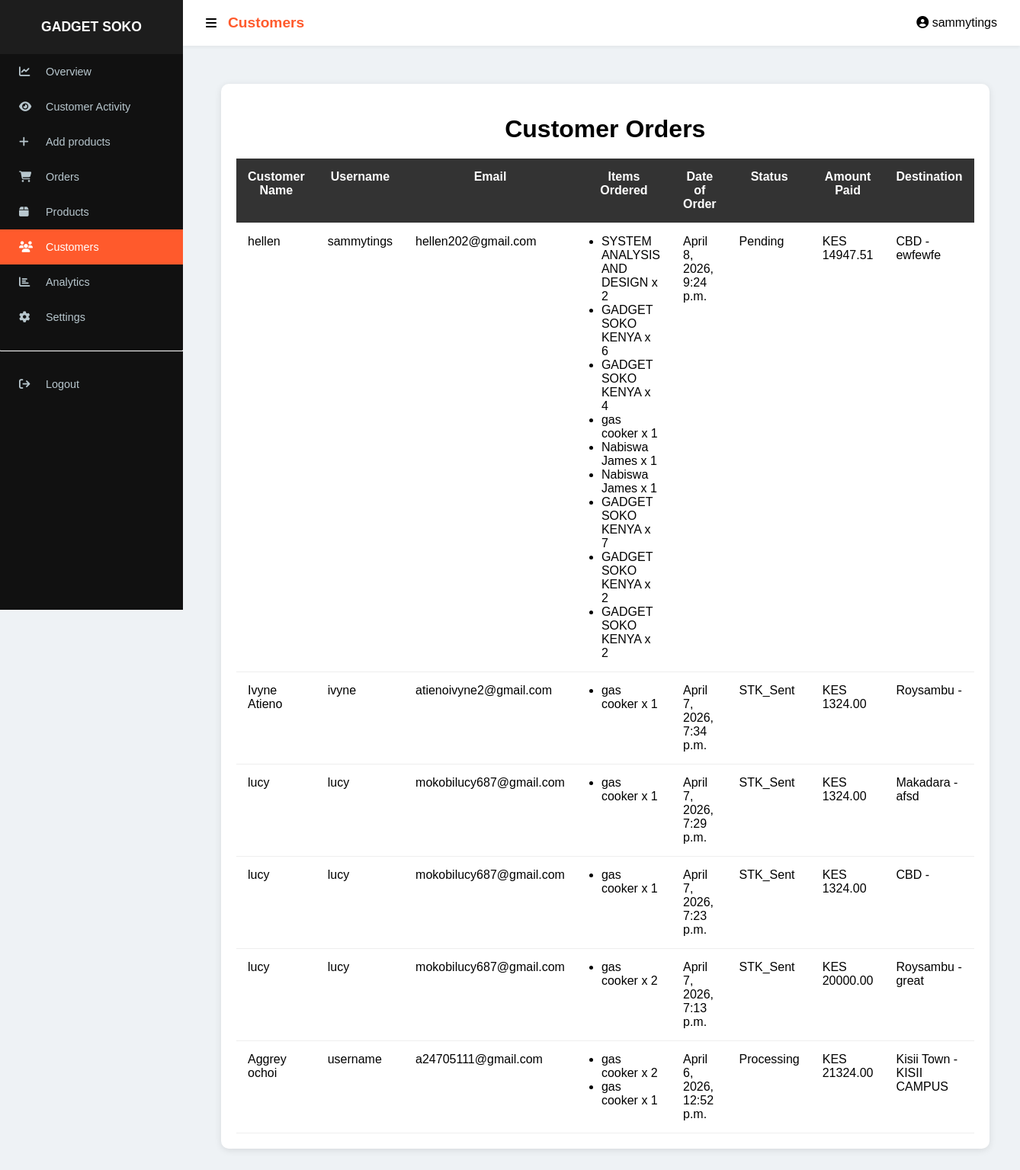
The app's page /customers/ (signed in), older data.
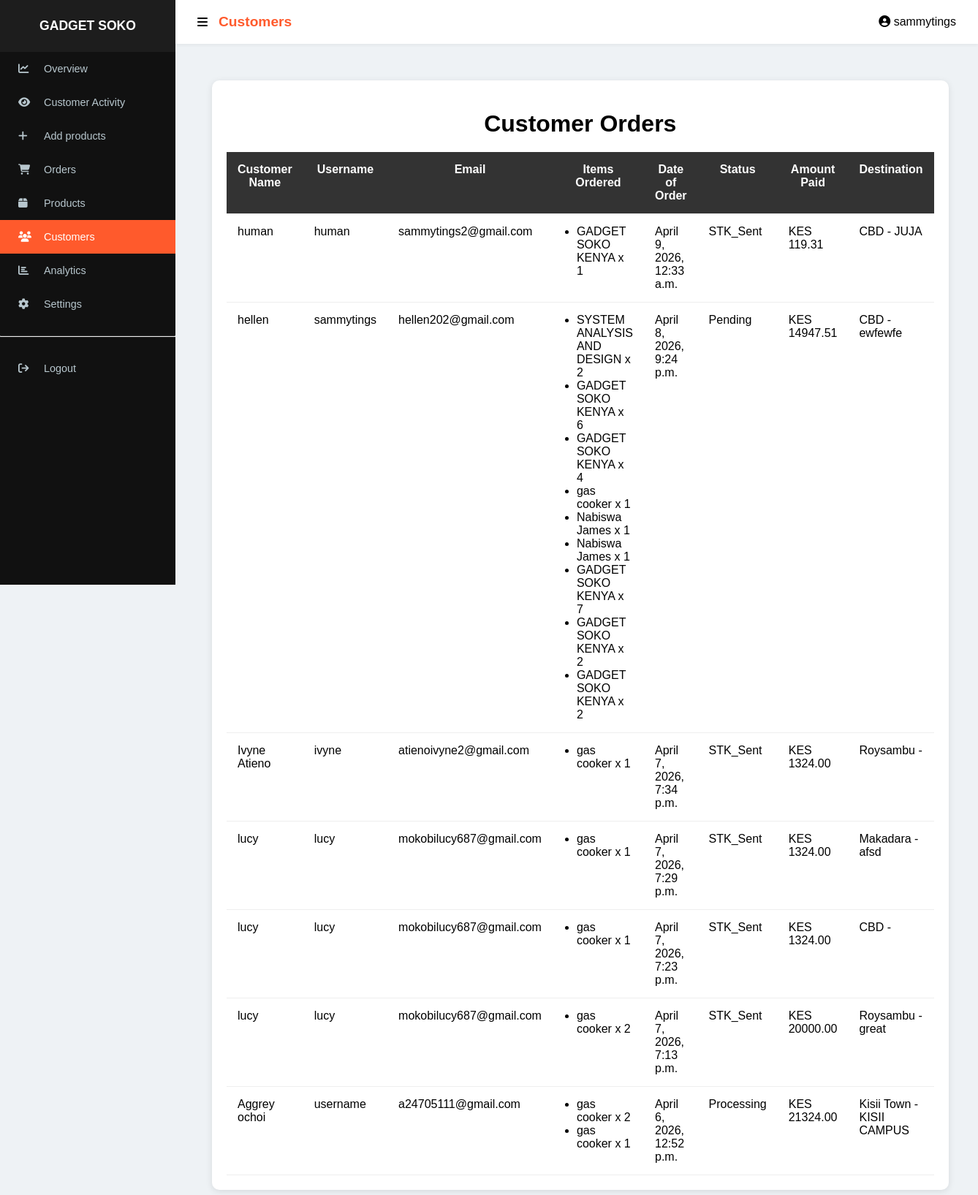
The same page, newer data.
### app/models.py (models this page shows, shortened)
class Order(models.Model):
    STATUS_CHOICES = [
        ('Pending', 'Pending'),
        ('STK_Sent', 'STK Push Sent'),
        ('Paid', 'Paid'),
        ('Failed', 'Failed')
    ]
    user = models.ForeignKey(User, on_delete=models.CASCADE, null=True, blank=True)
    name = models.CharField(max_length=100)
    email = models.EmailField(null=True, blank=True)
    phone = models.CharField(max_length=15)
    destination = models.CharField(max_length=255)
    region = models.CharField(max_length=20, default="nairobi")  # 'nairobi' or 'upcountry'
    location_area = models.CharField(max_length=255, default="N/A")
    address = models.TextField(default="")
    shipping_fee = models.DecimalField(max_digits=10, decimal_places=2, default=0)
    payment_method = models.CharField(max_length=20, default="mpesa")
    payment_status = models.CharField(max_length=50, default="Pending")
    total = models.DecimalField(max_digits=10, decimal_places=2, default=0)
    status = models.CharField(max_length=20, choices=STATUS_CHOICES, default='Pending')
    checkout_request_id = models.CharField(max_length=100, blank=True, null=True)
    mpesa_receipt = models.CharField(max_length=50, blank=True, null=True)
    created_at = models.DateTimeField(auto_now_add=True)

class OrderItem(models.Model):
    order = models.ForeignKey(Order, on_delete=models.CASCADE, related_name='items')
    product = models.ForeignKey(Product, on_delete=models.CASCADE)
    quantity = models.PositiveIntegerField()
    price = models.DecimalField(max_digits=10, decimal_places=2)

class Product(models.Model):
    name = models.CharField(max_length=255)
    price = models.DecimalField(max_digits=10, decimal_places=2)
    discount = models.DecimalField(max_digits=5, decimal_places=2, default=0)  # percentage
    shipping_fee = models.DecimalField(max_digits=10, decimal_places=2, default=0.00)
    stock = models.PositiveIntegerField()
    category = models.ForeignKey('Category', on_delete=models.CASCADE, related_name="products")
    brand = models.ForeignKey('Brand', on_delete=models.CASCADE, related_name='products', null=True, blank=True)
    image = models.ImageField(upload_to='products/', null=True, blank=True)
    short_description = models.TextField(max_length=300, blank=True, null=True)
    specifications = models.TextField(blank=True, null=True)
    discount_duration_hours = models.PositiveIntegerField(default=0)
    discount_start_time = models.DateTimeField(null=True, blank=True)
    views = models.PositiveIntegerField(default=0)

### app/views.py (the view)
# urls.py: path('customers/', views.customers, name='customers'),
@staff_member_required
@staff_member_required
def customers(request):
    orders = Order.objects.select_related('user').prefetch_related('items').order_by('-created_at')
    return render(request, 'customers.html', {
        'orders': orders
    })

### app/context_processors.py (called while the page is built)
def cart_count(request):
    count = 0
    if request.user.is_authenticated:
        result = CartItem.objects.filter(user=request.user).aggregate(
            total=Sum('quantity')
        )
        count = result['total'] or 0
    return {'cart_count': count}

### app/templates/customers.html (shortened to what this page needs)
{% extends "baseadmin.html" %}
{% block header %}Customers{% endblock %}
{% block content %}
{% load static %}
    <link rel="stylesheet" href="{% static 'css/customers.css' %}">
<div class="container">
    <h1>Customer Orders</h1>
    <table>
        <thead>
            <tr>
                <th>Customer Name</th>
                <th>Username</th>
                <th>Email</th>
                <th>Items Ordered</th>
                <th>Date of Order</th>
                <th>Status</th>
                <th>Amount Paid</th>
                <th>Destination</th>
            </tr>
        </thead>
        <tbody>
{% for order in orders %}
<tr>
    <td>{{ order.name }}</td>
    <td>{{ order.user.username }}</td>
    <td>{{ order.email }}</td>
    <td>
        <ul>
            {% for item in order.items.all %}
                <li>{{ item.product.name }} x {{ item.quantity }}</li>
            {% endfor %}
        </ul>
    </td>
    <td>{{ order.created_at }}</td>
    <td>{{ order.status }}</td>
    <td>KES {{ order.total }}</td>
    <td>{{ order.destination }}</td>
</tr>
{% endfor %}
</tbody>
    </table>
</div>
{%endblock%}

Row changes from the older to the newer data that the page shows:
added Order: name "human", user.username "human", email "sammytings2@gmail.com", created_at "April 9, 2026, 12:33 a.m.", status "STK_Sent", total "119.31", destination "CBD - JUJA"
added OrderItem: product.name "GADGET SOKO KENYA", quantity "1", shown under "human"
